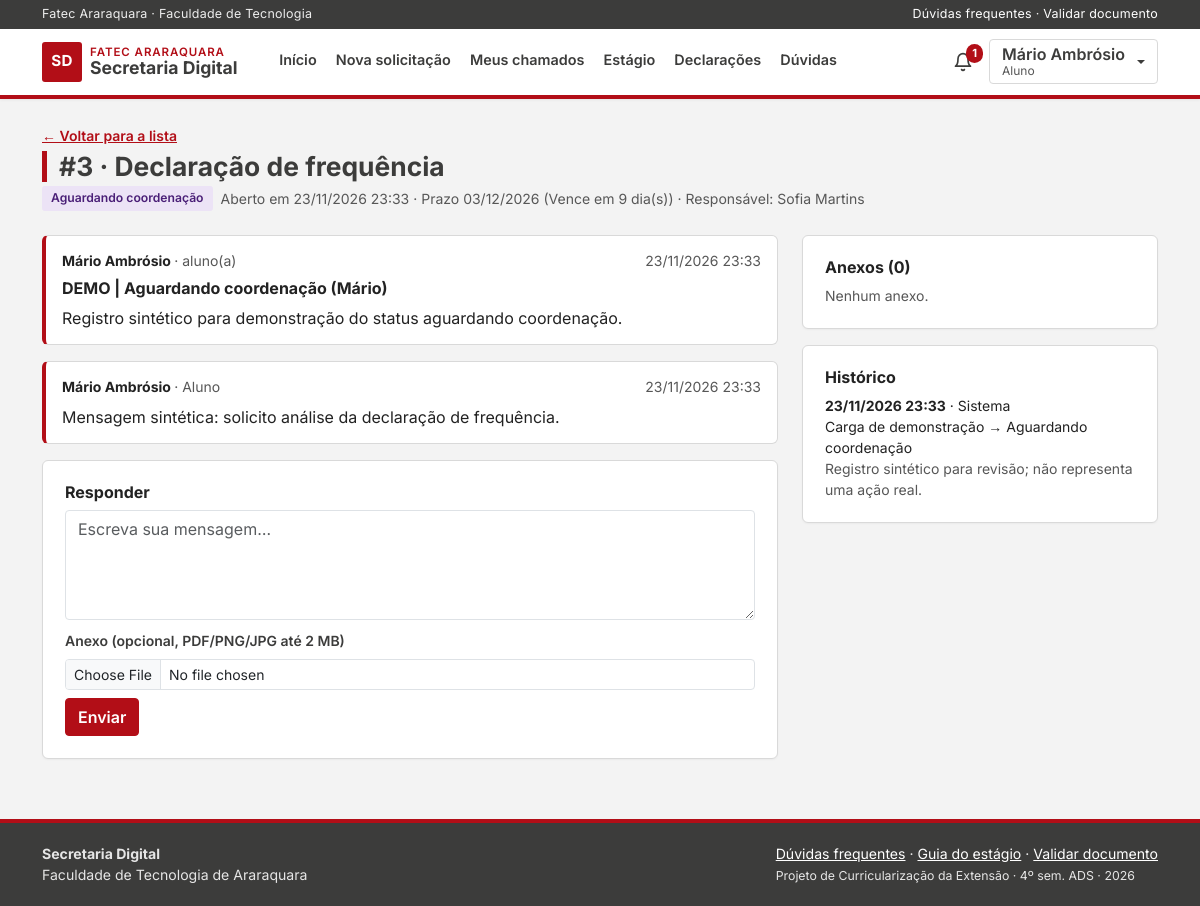
/chamado_ver.php?id=3 (signed in), run on the app's committed database.
### tables this page shows
CREATE TABLE tb_chamados (
  id_chamado        INT AUTO_INCREMENT PRIMARY KEY,
  id_aluno          INT          NOT NULL,
  id_tipo           INT          NOT NULL,
  id_responsavel    INT          NULL,
  assunto           VARCHAR(150) NOT NULL,
  descricao         TEXT         NOT NULL,
  status            ENUM('aberto','em_analise','aguardando_aluno',
                         'aguardando_coordenacao','deferido',
                         'indeferido','concluido')
                    NOT NULL DEFAULT 'aberto',
  prazo             DATE         NOT NULL,
  parecer           TEXT         NULL,
  id_parecerista    INT          NULL,
  parecer_em        DATETIME     NULL,
  aguardando_desde  DATETIME     NULL,
  ultimo_lembrete   DATETIME     NULL,
  avaliacao         TINYINT      NULL,
  criado_em         DATETIME     NOT NULL DEFAULT CURRENT_TIMESTAMP,
  atualizado_em     DATETIME     NOT NULL DEFAULT CURRENT_TIMESTAMP
                    ON UPDATE CURRENT_TIMESTAMP,
  KEY idx_chamados_status (status),
  KEY idx_chamados_prazo (prazo),
  CONSTRAINT fk_chamados_aluno FOREIGN KEY (id_aluno)
    REFERENCES tb_usuarios (id_usuario),
  CONSTRAINT fk_chamados_tipo FOREIGN KEY (id_tipo)
    REFERENCES tb_tipos (id_tipo),
  CONSTRAINT fk_chamados_responsavel FOREIGN KEY (id_responsavel)
    REFERENCES tb_usuarios (id_usuario),
  CONSTRAINT fk_chamados_parecerista FOREIGN KEY (id_parecerista)
    REFERENCES tb_usuarios (id_usuario),
  CONSTRAINT ck_chamados_avaliacao CHECK (avaliacao IS NULL OR avaliacao BETWEEN 1 AND 5)
);

CREATE TABLE tb_tipos (
  id_tipo              INT AUTO_INCREMENT PRIMARY KEY,
  nome                 VARCHAR(100) NOT NULL,
  descricao            TEXT         NULL,
  documentos_exigidos  VARCHAR(255) NULL,
  prazo_dias           SMALLINT     NOT NULL DEFAULT 5,
  precisa_coordenacao  TINYINT(1)   NOT NULL DEFAULT 0,
  exige_anexo          TINYINT(1)   NOT NULL DEFAULT 0,
  ativo                TINYINT(1)   NOT NULL DEFAULT 1,
  criado_em            DATETIME     NOT NULL DEFAULT CURRENT_TIMESTAMP,
  UNIQUE KEY uk_tipos_nome (nome)
);

CREATE TABLE tb_usuarios (
  id_usuario      INT AUTO_INCREMENT PRIMARY KEY,
  nome            VARCHAR(120) NOT NULL,
  login           VARCHAR(50)  NOT NULL,
  senha           VARCHAR(255) NOT NULL,
  email           VARCHAR(120) NOT NULL,
  nivel           ENUM('aluno','secretaria','coordenacao','admin') NOT NULL,
  id_curso        INT          NULL,
  ra              VARCHAR(20)  NULL,
  semestre        TINYINT      NULL,
  telefone        VARCHAR(20)  NULL,
  aviso_whatsapp  TINYINT(1)   NOT NULL DEFAULT 0,
  aviso_email     TINYINT(1)   NOT NULL DEFAULT 1,
  ativo           TINYINT(1)   NOT NULL DEFAULT 1,
  criado_em       DATETIME     NOT NULL DEFAULT CURRENT_TIMESTAMP,
  UNIQUE KEY uk_usuarios_login (login),
  UNIQUE KEY uk_usuarios_email (email),
  UNIQUE KEY uk_usuarios_ra (ra),
  CONSTRAINT fk_usuarios_curso FOREIGN KEY (id_curso)
    REFERENCES tb_cursos (id_curso)
);

CREATE TABLE tb_mensagens (
  id_mensagem  INT AUTO_INCREMENT PRIMARY KEY,
  id_chamado   INT        NOT NULL,
  id_usuario   INT        NOT NULL,
  mensagem     TEXT       NOT NULL,
  interna      TINYINT(1) NOT NULL DEFAULT 0,
  criado_em    DATETIME   NOT NULL DEFAULT CURRENT_TIMESTAMP,
  CONSTRAINT fk_mensagens_chamado FOREIGN KEY (id_chamado)
    REFERENCES tb_chamados (id_chamado) ON DELETE CASCADE,
  CONSTRAINT fk_mensagens_usuario FOREIGN KEY (id_usuario)
    REFERENCES tb_usuarios (id_usuario)
);

CREATE TABLE tb_historico (
  id_historico     INT AUTO_INCREMENT PRIMARY KEY,
  id_chamado       INT          NOT NULL,
  id_usuario       INT          NULL,
  acao             VARCHAR(100) NOT NULL,
  status_anterior  VARCHAR(30)  NULL,
  status_novo      VARCHAR(30)  NULL,
  observacao       VARCHAR(255) NULL,
  criado_em        DATETIME     NOT NULL DEFAULT CURRENT_TIMESTAMP,
  CONSTRAINT fk_historico_chamado FOREIGN KEY (id_chamado)
    REFERENCES tb_chamados (id_chamado) ON DELETE CASCADE,
  CONSTRAINT fk_historico_usuario FOREIGN KEY (id_usuario)
    REFERENCES tb_usuarios (id_usuario)
);

### chamado_ver.php (the view, shortened to what this page needs)
<?php
    require_once("conecta.php");
    require_once("funcoes.php");
    $id = (int)$_GET['id'];
    $chamado = busca_chamado($con, $id);
    $nivel = $_SESSION['nivel'];
    $equipe = ($nivel != "aluno");
    $finalizado = in_array($chamado['status'], array("deferido", "indeferido", "concluido"));
    $sql = "SELECT m.mensagem, m.interna, m.criado_em, u.nome, u.nivel
            FROM tb_mensagens m INNER JOIN tb_usuarios u ON u.id_usuario = m.id_usuario
            WHERE m.id_chamado = ? AND (m.interna = 0 OR ? = 1)
            ORDER BY m.criado_em ASC, m.id_mensagem ASC";
    $ve_interna = $equipe ? 1 : 0;
    $stmt = mysqli_stmt_init($con);
    mysqli_stmt_prepare($stmt, $sql);
    mysqli_stmt_bind_param($stmt, "ii", $id, $ve_interna);
    mysqli_stmt_execute($stmt);
    $mensagens = mysqli_fetch_all(mysqli_stmt_get_result($stmt), MYSQLI_ASSOC);
    $sql = "SELECT x.id_anexo, x.nome_original, x.tamanho, x.criado_em, u.nome
            FROM tb_anexos x INNER JOIN tb_usuarios u ON u.id_usuario = x.id_usuario
            WHERE x.id_chamado = ? ORDER BY x.criado_em ASC";
    $stmt = mysqli_stmt_init($con);
    mysqli_stmt_prepare($stmt, $sql);
    mysqli_stmt_bind_param($stmt, "i", $id);
    mysqli_stmt_execute($stmt);
    $anexos = mysqli_fetch_all(mysqli_stmt_get_result($stmt), MYSQLI_ASSOC);
    $sql = "SELECT h.acao, h.status_anterior, h.status_novo, h.observacao, h.criado_em, u.nome
            FROM tb_historico h LEFT JOIN tb_usuarios u ON u.id_usuario = h.id_usuario
            WHERE h.id_chamado = ? ORDER BY h.criado_em DESC, h.id_historico DESC";
    $stmt = mysqli_stmt_init($con);
    mysqli_stmt_prepare($stmt, $sql);
    mysqli_stmt_bind_param($stmt, "i", $id);
    mysqli_stmt_execute($stmt);
    $historico = mysqli_fetch_all(mysqli_stmt_get_result($stmt), MYSQLI_ASSOC);
    require_once("cabecalho.php");
?>
<div class="d-flex flex-wrap justify-content-between align-items-start gap-3 mb-4">
    <div>
        <a href="chamado_lista.php" class="small fw-semibold">← Voltar para a lista</a>
        <h1 class="mb-1 mt-1">#<?php echo $id; ?> · <?php echo seguro($chamado['tipo']); ?></h1>
        <div class="d-flex flex-wrap align-items-center gap-2">
            <?php echo etiqueta_status($chamado['status']); ?>
            <span class="text-secondary small">Aberto em <?php echo data_br($chamado['criado_em'], true); ?> · Prazo <?php echo data_br($chamado['prazo']); ?> (<?php echo strip_tags(texto_prazo($chamado['prazo'], $chamado['status'])); ?>) · Responsável: <?php echo seguro($chamado['responsavel'] ?? "ninguém ainda"); ?></span>
        </div>
    </div>
</div>
<div class="row g-4">
    <div class="col-lg-8 d-flex flex-column gap-3">
        <article class="mensagem mensagem-aluno">
            <div class="d-flex justify-content-between small mb-2">
                <strong><?php echo seguro($chamado['aluno']); ?> <span class="fw-normal text-secondary">· aluno(a)</span></strong>
                <span class="text-secondary"><?php echo data_br($chamado['criado_em'], true); ?></span>
            </div>
            <h2 class="h6 fw-bold"><?php echo seguro($chamado['assunto']); ?></h2>
            <p class="mb-0"><?php echo nl2br(seguro($chamado['descricao'])); ?></p>
        </article>
        <?php
            foreach($mensagens as $m){
                $classe = $m['interna'] ? "mensagem mensagem-interna" : ($m['nivel'] == "aluno" ? "mensagem mensagem-aluno" : "mensagem");
                $rotulo = $m['interna'] ? "<span class='text-warning-emphasis'>Nota interna · só a equipe vê</span>" : nome_nivel($m['nivel']);
                echo "<article class='$classe'>
                        <div class='d-flex justify-content-between small mb-2'>
                            <strong>" . seguro($m['nome']) . " <span class='fw-normal text-secondary'>· $rotulo</span></strong>
                            <span class='text-secondary'>" . data_br($m['criado_em'], true) . "</span>
                        </div>
                        <p class='mb-0'>" . nl2br(seguro($m['mensagem'])) . "</p>
                      </article>";
            }
        ?>
        <?php if($nivel != "admin" && !$finalizado){ ?>
        <form action="chamado_msg2.php" method="post" enctype="multipart/form-data" class="cartao">
            <h2 class="h6 fw-bold">Responder</h2>
            <textarea class="form-control mb-2" id="txtmensagem" name="txtmensagem" rows="4" required placeholder="Escreva sua mensagem…"></textarea>
            <label for="uplanexo" class="form-label small">Anexo (opcional, PDF/PNG/JPG até 2 MB)</label>
            <input type="file" class="form-control form-control-sm mb-2" id="uplanexo" name="uplanexo" accept=".pdf,.png,.jpg,.jpeg">
            <input type="submit" name="btn" value="Enviar" class="btn btn-principal">
        </form>
        <?php } ?>
    </div>
    <aside class="col-lg-4 d-flex flex-column gap-3">
        <div class="cartao">
            <h2 class="h6 fw-bold">Anexos (<?php echo count($anexos); ?>)</h2>
            <?php
                if(count($anexos) == 0){
                    echo "<p class='small text-secondary mb-0'>Nenhum anexo.</p>";
                }
            ?>
        </div>
        <div class="cartao">
            <h2 class="h6 fw-bold">Histórico</h2>
            <ol class="list-unstyled small mb-0 d-flex flex-column gap-2">
                <?php
                    foreach($historico as $h){
                        $mudanca = $h['status_novo'] ? " → " . nome_status($h['status_novo']) : "";
                        $obs = $h['observacao'] ? "<div class='text-secondary'>" . seguro($h['observacao']) . "</div>" : "";
                        echo "<li><strong>" . data_br($h['criado_em'], true) . "</strong> · " . seguro($h['nome'] ?? "Sistema") . "<br>" . seguro($h['acao']) . $mudanca . $obs . "</li>";
                    }
                ?>
            </ol>
        </div>
    </aside>
</div>
<?php require_once("rodape.php"); ?>

### funcoes.php (shortened to what this page needs)
<?php
    function seguro($texto){
        return htmlspecialchars((string)$texto, ENT_QUOTES, "UTF-8");
    }
    function nome_nivel($nivel){
        $nomes = array(
            "aluno" => "Aluno",
            "secretaria" => "Secretaria",
            "coordenacao" => "Coordenação",
            "admin" => "Administração"
        );
        return isset($nomes[$nivel]) ? $nomes[$nivel] : $nivel;
    }
    function nome_status($status){
        $nomes = array(
            "aberto" => "Aberto",
            "em_analise" => "Em análise",
            "aguardando_aluno" => "Aguardando aluno",
            "aguardando_coordenacao" => "Aguardando coordenação",
            "deferido" => "Deferido",
            "indeferido" => "Indeferido",
            "concluido" => "Concluído"
        );
        return isset($nomes[$status]) ? $nomes[$status] : $status;
    }
    function etiqueta_status($status){
        return "<span class='status status-$status'>" . nome_status($status) . "</span>";
    }
    function data_br($data, $com_hora = false){
        $tempo = strtotime($data);
        return $com_hora ? date("d/m/Y H:i", $tempo) : date("d/m/Y", $tempo);
    }
    function texto_prazo($prazo, $status){
        $dias = (int)floor((strtotime($prazo) - strtotime(date("Y-m-d"))) / 86400);
        return "Vence em $dias dia(s)";
    }
    function busca_chamado($con, $id){
        $sql = "SELECT c.*, t.nome AS tipo, t.precisa_coordenacao, t.documentos_exigidos,
                       a.nome AS aluno, a.ra, a.email AS email_aluno, a.id_curso AS curso_aluno, a.semestre,
                       cu.nome AS curso, cu.sigla,
                       r.nome AS responsavel, p.nome AS parecerista
                FROM tb_chamados c
                INNER JOIN tb_tipos t ON t.id_tipo = c.id_tipo
                INNER JOIN tb_usuarios a ON a.id_usuario = c.id_aluno
                LEFT JOIN tb_cursos cu ON cu.id_curso = a.id_curso
                LEFT JOIN tb_usuarios r ON r.id_usuario = c.id_responsavel
                LEFT JOIN tb_usuarios p ON p.id_usuario = c.id_parecerista
                WHERE c.id_chamado = ? LIMIT 1";
        $stmt = mysqli_stmt_init($con);
        mysqli_stmt_prepare($stmt, $sql);
        mysqli_stmt_bind_param($stmt, "i", $id);
        mysqli_stmt_execute($stmt);
        $res = mysqli_stmt_get_result($stmt);
        return mysqli_fetch_assoc($res);
    }
?>

### css/estilo.css (style rules this page uses)
:root { --vermelho: #B20E17; --vermelho-escuro: #8A0A11; --vermelho-claro: #FBEAEA; --cinza-escuro: #3C3C3B; --cinza: #6B6B6A; --fundo: #F3F3F3; --borda: #D9D9D9; --texto: #222222; --texto-suave: #575757; --vinho: var(--vermelho); --vinho-escuro: var(--vermelho-escuro); --vinho-claro: var(--vermelho-claro); }
body { font-family: Inter, "Segoe UI", Arial, sans-serif; background: var(--fundo); color: var(--texto); min-height: 100vh; display: flex; flex-direction: column; }
h1, h2, h3, h4, h5, h6, .marca { font-family: Inter, "Segoe UI", Arial, sans-serif; font-weight: 700; color: var(--cinza-escuro); }
h1 { font-size: 1.65rem; border-left: 5px solid var(--vermelho); padding-left: 12px; }
a { color: var(--vermelho); }
.text-secondary { color: var(--texto-suave) !important; }
.btn { border-radius: 4px; }
.btn-principal { background: var(--vermelho); border-color: var(--vermelho); color: #FFF; font-weight: 600; }
.cartao { background: #FFFFFF; border: 1px solid var(--borda); border-radius: 6px; padding: 22px; box-shadow: 0 1px 2px rgba(0,0,0,.04); }
.status { display: inline-block; padding: 3px 9px; border-radius: 3px; font-size: .76rem; font-weight: 600; white-space: nowrap; }
.status-aguardando_coordenacao { background: #ECE3F6; color: #4A1F77; }
.mensagem { background: #FFF; border: 1px solid var(--borda); border-radius: 6px; padding: 14px 16px; }
.mensagem-aluno { border-left: 4px solid var(--vermelho); }
.form-control, .form-select { border-radius: 4px; }
.form-label { font-weight: 600; color: var(--cinza-escuro); }

### data on the page
tb_chamados: id_tipo.nome "Declaração de frequência", status "Aguardando coordenação", criado_em "23/11/2026 23:33", prazo "03/12/2026", prazo+status "Vence em 9 dia(s)", id_responsavel.nome "Sofia Martins", id_aluno.nome "Mário Ambrósio", assunto "DEMO | Aguardando coordenação (Mário)", descricao "Registro sintético para demonstração do status aguardando coordenação."
tb_mensagens: id_usuario.nome "Mário Ambrósio", id_usuario.nivel "Aluno", criado_em "23/11/2026 23:33", mensagem "Mensagem sintética: solicito análise da declaração de frequência."
tb_historico: criado_em "23/11/2026 23:33", nome "Sistema", acao "Carga de demonstração", status_novo "→ Aguardando coordenação", observacao "Registro sintético para revisão; não representa uma ação real."

### other printed values
$rotulo "Início Nova solicitação Meus chamados Estágio Declarações Dúvidas"
$qtd_notif "1"
seguro($_SESSION['nome']) "Mário Ambrósio"
nome_nivel($nivel_menu) "Aluno"
$id "3"
count($anexos) "0"
